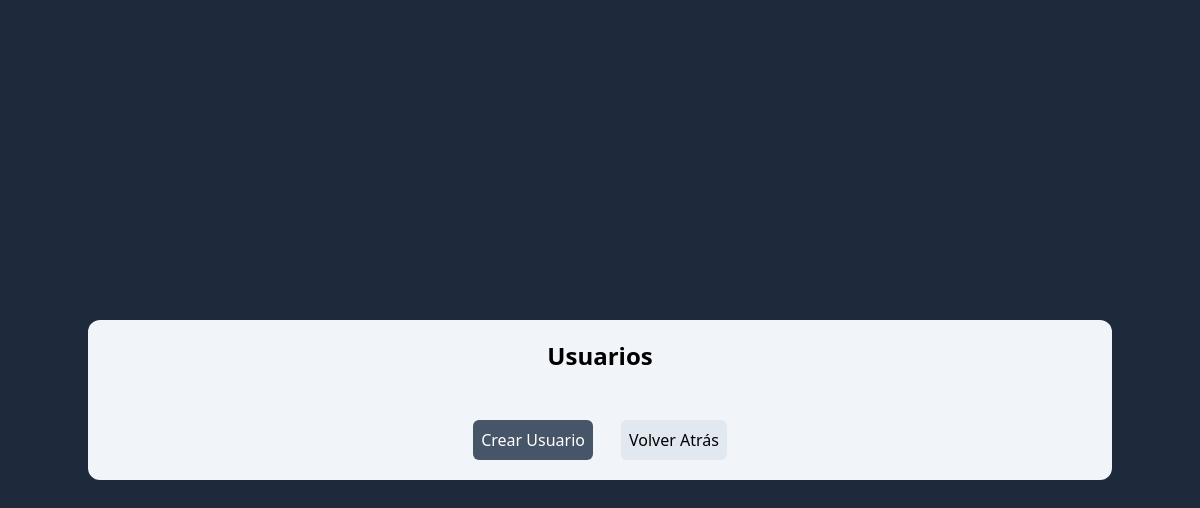
Before: /administrator/users/ with the older database file.
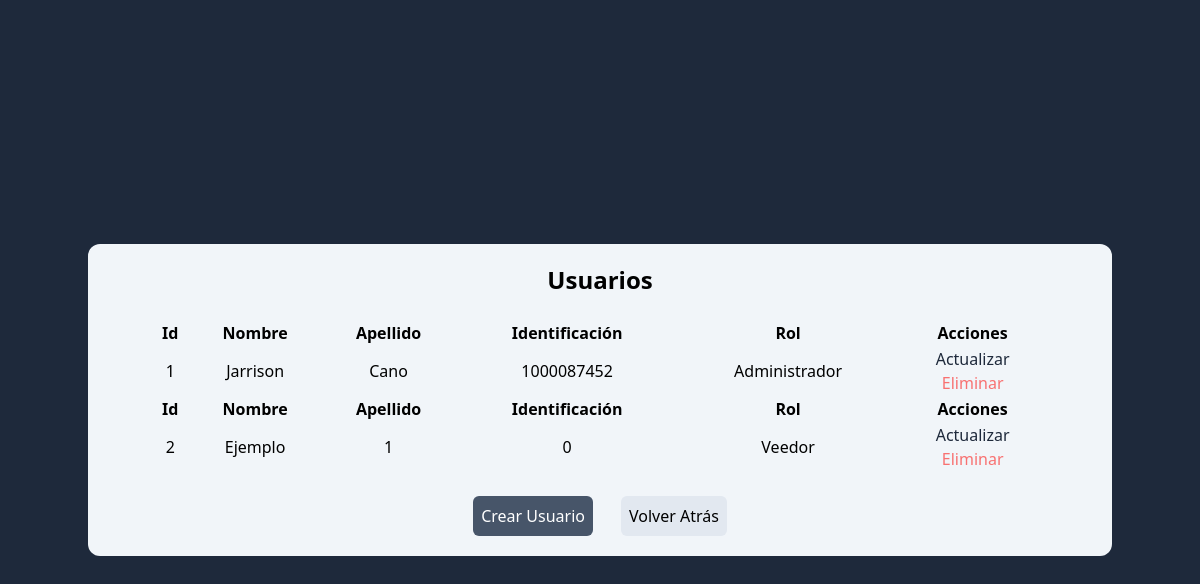
After: the same page with the newer database file.
### administrator/models.py (models this page shows)
class User (models.Model):
    name = models.CharField(max_length=500)
    lastName = models.CharField(max_length=500)
    password = models.CharField(max_length=500)
    dni = models.IntegerField()
    rol = models.ForeignKey(Rol, on_delete=models.CASCADE)

class Rol(models.Model):
    name = models.CharField(max_length=30)

### administrator/views.py (the view)
# urls.py: path('users/', views.users, name='users'),
def users(request):
  users = User.objects.all().values()
  for user in users:
    rol_name = Rol.objects.get(id= user['rol_id'])
    user['rol'] = rol_name.name
  context = {
    'users' : users
  }
  return render(request, 'user/users.html', context)

### administrator/templates/user/users.html (shortened to what this page needs)
<!DOCTYPE html>
<html lang="en" class="min-h-screen bg-slate-800">
	<head>
		<script src="https://cdn.tailwindcss.com"></script>
	</head>
	<body class="flex flex-col justify-center items-center min-h-screen">
		<div class="w-full max-w-5xl px-16 py-5 bg-slate-100 rounded-xl flex flex-col items-center">
			<h1 class="text-2xl text-center font-bold">Usuarios</h1>
			<br />
			<table class="table-auto w-full">
				{% for x in users %}
				<thead>
					<tr>
						<th>Id</th>
						<th>Nombre</th>
						<th>Apellido</th>
						<th>Identificación</th>
						<th>Rol</th>
						<th>Acciones</th>
					</tr>
				</thead>
				<tbody>
					<tr class="text-center">
						<td>{{ x.id }}</td>
						<td>{{ x.name }}</td>
						<td>{{ x.lastName }}</td>
						<td>{{ x.dni }}</td>
						<td>{{ x.rol }}</td>
						<td class="flex flex-col">
							<a class="text-slate-800" href="{% url 'updateUser' x.id %}">Actualizar</a>
							<a class="text-red-400" href="{% url 'deleteUser' x.id %}">Eliminar</a>
						</td>
					</tr>
				</tbody>
				{% endfor %}
			</table>
			<br />
			<div class="flex gap-7">
				<a class="p-2 bg-slate-600 text-white rounded-md" href="{% url  'createUser' %}">Crear Usuario</a>
				<a class="p-2 bg-slate-200 rounded-md" href="{% url  'dash' %}">Volver Atrás</a>
			</div>
		</div>
	</body>
</html>

Changed rows visible on the page:
added User: id "1", name "Jarrison", lastName "Cano", dni "1000087452", rol "Administrador"
added User: id "2", name "Ejemplo", lastName "1", dni "0", rol "Veedor"
